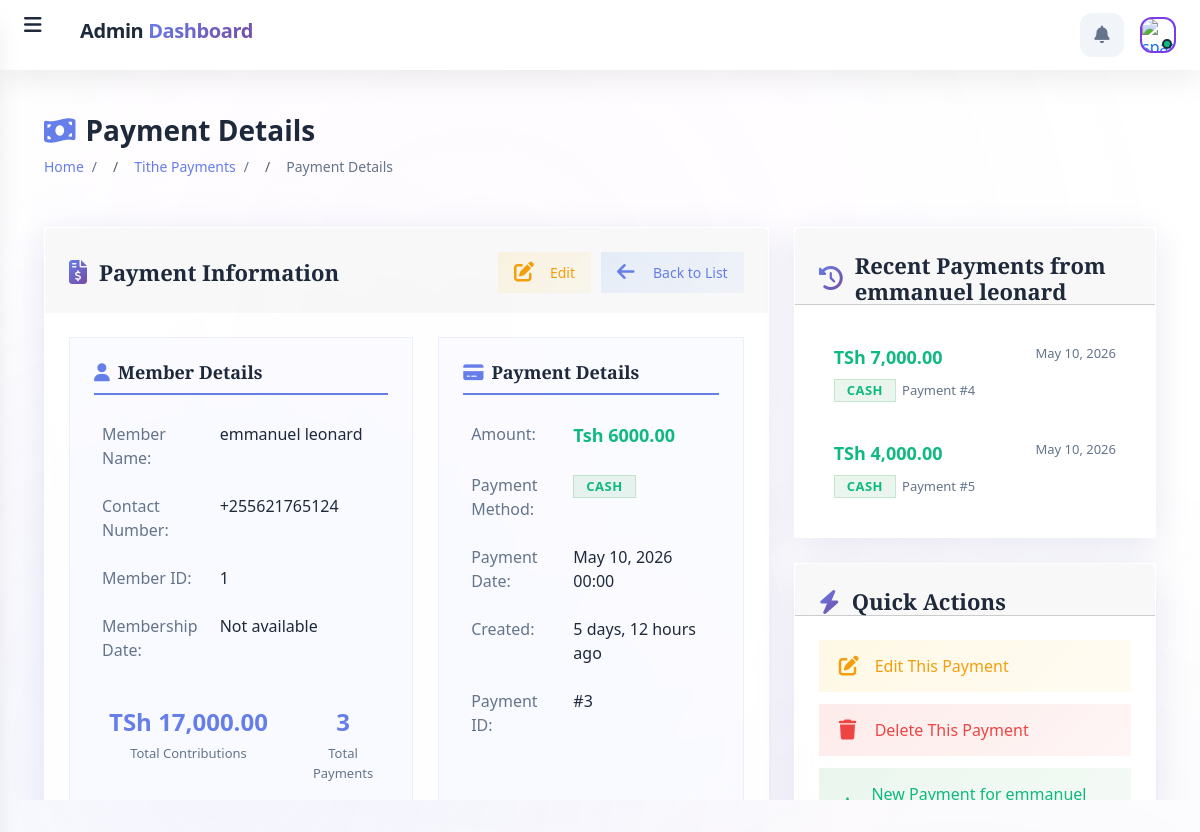
/tithe/3/ (signed in), run on the app's committed database.
### tithe/models.py (models this page shows, shortened)
class TithePayment(models.Model):
    PAYMENT_STATUS_CHOICES = [
        ('cash', 'Cash'),
        ('bank', 'Bank'),
    ]
    sms_sent = models.BooleanField(default=False)
    sms_sent_at = models.DateTimeField(null=True, blank=True)
    sms_message_id = models.CharField(max_length=100, blank=True, null=True)
    sms_failure_count = models.IntegerField(default=0)
    last_sms_error = models.TextField(blank=True, null=True)
    date = models.DateTimeField(default=timezone.now, verbose_name='Invoice Date')
    name = models.ForeignKey(Member, verbose_name="Member", on_delete=models.CASCADE)  # Direct reference
    contact_number = models.CharField(max_length=13, blank=True, null=True)
    amount = models.DecimalField(max_digits=10, decimal_places=2)
    status = models.CharField(
        max_length=50,
        choices=PAYMENT_STATUS_CHOICES,
        default='cash'
    )

### member/models.py (models this page shows, shortened)
class Member(models.Model):
    MEMBERSHIP_CATEGORY_CHOICES = [
        ('elder', 'Elder'),
        ('youth', 'Youth'),
        ('child', 'Child'),
    ]
    name = models.CharField(max_length=255)
    code = models.CharField(max_length=50, help_text="001PT", null=True, blank=True)
    active = models.BooleanField(default=True)
    shepherd = models.ForeignKey(Community, on_delete=models.CASCADE, null=True, blank=True, related_name='members')
    ministry = models.ForeignKey(Ministry, on_delete=models.CASCADE, null=True, blank=True, related_name='members')
    telephone = PhoneNumberField(max_length=255, null=True, blank=True, help_text=' Eg. +255 ')
    location = models.CharField(max_length=255, blank=True, null=True)
    fathers_name = models.CharField(max_length=255, null=True, blank=True)
    mothers_name = models.CharField(max_length=255, null=True, blank=True)
    guardians_name = models.CharField(max_length=255, null=True, blank=True)
    GENDER_CHOICES = [
        ('male', 'Male'),
        ('female', 'Female'),
    ]
    gender = models.CharField(max_length=10, choices=GENDER_CHOICES, null=True, blank=True)
    pays_tithe = models.BooleanField(default=False)
    working = models.BooleanField(default=False)
    schooling = models.BooleanField(default=False)
    picture = models.ImageField(upload_to=upload_image_path, null=True, blank=True)
    transfered = models.BooleanField(default=False)
    transfer_update = models.CharField(max_length=250, null=True, blank=True)
    membership_category = models.CharField(max_length=10, choices=MEMBERSHIP_CATEGORY_CHOICES, null=True, blank=True, help_text="Distinguishes between Elders, Youth, and Children")
    objects = MemberManager()
    def __str__(self):
        return f'{self.name}'
    class Meta:
        ordering = ['name']
        verbose_name_plural = 'Members'

### tithe/views.py (the view)
# urls.py: path('<int:pk>/', views.TithePaymentDetailView.as_view(), name='tithepayment_detail'),
class TithePaymentDetailView(LoginRequiredMixin, DetailView):
    model = TithePayment
    template_name = 'tithepayment/detail.html'
    context_object_name = 'payment'
    def get_context_data(self, **kwargs):
        context = super().get_context_data(**kwargs)
        context['related_payments'] = TithePayment.objects.filter(
            name=self.object.name
        ).exclude(id=self.object.id).order_by('-date')[:10]
        context['member_total_contributions'] = TithePayment.objects.filter(
            name=self.object.name
        ).aggregate(total=Sum('amount'))['total'] or 0
        context['member_payment_count'] = TithePayment.objects.filter(
            name=self.object.name
        ).count()
        context['finance_active'] = True
        context['tithepayment_active_list'] = True
        return context

### templates/tithepayment/detail.html (shortened to what this page needs)
{% extends 'base.html' %}
{% load static %}
{% block content %}
<div class="details-container">
    <div class="page-header">
        <h1 class="page-title">
            <i class="fas fa-money-bill-wave"></i>
            Payment Details
        </h1>
        <nav class="breadcrumb">
            <div class="breadcrumb-item">
                <a href="{% url 'home' %}" class="breadcrumb-link">Home</a>
                <span class="breadcrumb-separator">/</span>
            </div>
            <div class="breadcrumb-item">
                <a href="{% url 'tithepayment:tithepayment_list' %}" class="breadcrumb-link">Tithe Payments</a>
                <span class="breadcrumb-separator">/</span>
            </div>
            <div class="breadcrumb-item active">
                Payment Details
            </div>
        </nav>
    </div>
    <div class="layout-grid">
        <div>
            <div class="card">
                <div class="card-header" style="padding-bottom: 20px; border-bottom: 1px solid var(--divider);">
                    <div style="display: flex; justify-content: space-between; align-items: center;">
                        <h3 class="card-title">
                            <i class="fas fa-file-invoice-dollar"></i>
                            Payment Information
                        </h3>
                        <div style="display: flex; gap: 10px;">
                            <a href="{% url 'tithepayment:tithepayment_update' payment.pk %}"
                               class="action-button action-edit"
                               style="padding: 10px 16px; font-size: 0.875rem;">
                                <i class="fas fa-edit"></i>
                                <span>Edit</span>
                            </a>
                            <a href="{% url 'tithepayment:tithepayment_list' %}"
                               class="action-button action-back"
                               style="padding: 10px 16px; font-size: 0.875rem;">
                                <i class="fas fa-arrow-left"></i>
                                <span>Back to List</span>
                            </a>
                        </div>
                    </div>
                </div>
                <div class="card-body">
                    <div class="details-grid">
                        <div class="detail-section">
                            <h4 class="detail-section-title">
                                <i class="fas fa-user"></i>
                                Member Details
                            </h4>
                            <table class="detail-table">
                                <tbody>
                                    <tr class="detail-row">
                                        <td class="detail-label">Member Name:</td>
                                        <td class="detail-value">{{ payment.name }}</td>
                                    </tr>
                                    <tr class="detail-row">
                                        <td class="detail-label">Contact Number:</td>
                                        <td class="detail-value">{{ payment.contact_number }}</td>
                                    </tr>
                                    <tr class="detail-row">
                                        <td class="detail-label">Member ID:</td>
                                        <td class="detail-value">{{ payment.name.id }}</td>
                                    </tr>
                                    <tr class="detail-row">
                                        <td class="detail-label">Membership Date:</td>
                                        <td class="detail-value">{{ payment.name.created_at|date:"M d, Y"|default:"Not available" }}</td>
                                    </tr>
                                </tbody>
                            </table>
                            <div class="stats-grid">
                                <div class="stat-card">
                                    <div class="stat-value">Tsh {{ member_total_contributions|floatformat:2 }}</div>
                                    <div class="stat-label">Total Contributions</div>
                                </div>
                                <div class="stat-card">
                                    <div class="stat-value">{{ member_payment_count }}</div>
                                    <div class="stat-label">Total Payments</div>
                                </div>
                            </div>
                        </div>
                        <div class="detail-section">
                            <h4 class="detail-section-title">
                                <i class="fas fa-credit-card"></i>
                                Payment Details
                            </h4>
                            <table class="detail-table">
                                <tbody>
                                    <tr class="detail-row">
                                        <td class="detail-label">Amount:</td>
                                        <td class="detail-value">
                                            <strong>Tsh {{ payment.amount }}</strong>
                                        </td>
                                    </tr>
                                    <tr class="detail-row">
                                        <td class="detail-label">Payment Method:</td>
                                        <td class="detail-value">
                                            <span class="badge {% if payment.status == 'cash' %}badge-success{% else %}badge-primary{% endif %}">
                                                {{ payment.get_status_display }}
                                            </span>
                                        </td>
                                    </tr>
                                    <tr class="detail-row">
                                        <td class="detail-label">Payment Date:</td>
                                        <td class="detail-value">{{ payment.date|date:"M d, Y H:i" }}</td>
                                    </tr>
                                    <tr class="detail-row">
                                        <td class="detail-label">Created:</td>
                                        <td class="detail-value">{{ payment.date|timesince }} ago</td>
                                    </tr>
                                    <tr class="detail-row">
                                        <td class="detail-label">Payment ID:</td>
                                        <td class="detail-value">#{{ payment.id }}</td>
                                    </tr>
                                </tbody>
                            </table>
                        </div>
                    </div>
                </div>
            </div>
        </div>
        <div>
            <div class="card" style="margin-bottom: 25px;">
                <div class="card-header">
                    <h4 class="card-title">
                        <i class="fas fa-history"></i>
                        Recent Payments from {{ payment.name }}
                    </h4>
                </div>
                <div class="card-body">
                    {% if related_payments %}
                    <ul class="payments-list">
                        {% for related_payment in related_payments %}
                        <a href="{% url 'tithepayment:tithepayment_detail' related_payment.pk %}"
                           class="payment-item">
                            <div class="payment-header">
                                <div class="payment-amount">Tsh {{ related_payment.amount }}</div>
                                <div class="payment-date">{{ related_payment.date|date:"M d, Y" }}</div>
                            </div>
                            <div class="payment-method">
                                <span class="badge {% if related_payment.status == 'cash' %}badge-success{% else %}badge-primary{% endif %}">
                                    {{ related_payment.get_status_display }}
                                </span>
                                <span style="color: var(--text-secondary);">Payment #{{ related_payment.id }}</span>
                            </div>
                        </a>
                        {% endfor %}
                    </ul>
                    {% else %}
                    <div class="empty-state">
                        <i class="fas fa-file-invoice-dollar"></i>
                        <p>No other payments found for this member.</p>
                    </div>
                    {% endif %}
                </div>
            </div>
            <div class="card">
                <div class="card-header">
                    <h4 class="card-title">
                        <i class="fas fa-bolt"></i>
                        Quick Actions
                    </h4>
                </div>
                <div class="card-body">
                    <div class="quick-actions">
                        <a href="{% url 'tithepayment:tithepayment_update' payment.pk %}"
                           class="action-button action-edit">
                            <i class="fas fa-edit"></i>
                            <span>Edit This Payment</span>
                        </a>
                        <a href="{% url 'tithepayment:tithepayment_delete' payment.pk %}"
                           class="action-button action-delete">
                            <i class="fas fa-trash"></i>
                            <span>Delete This Payment</span>
                        </a>
                        <a href="{% url 'tithepayment:tithepayment_create' %}?member={{ payment.name.id }}"
                           class="action-button action-add">
                            <i class="fas fa-plus"></i>
                            <span>New Payment for {{ payment.name }}</span>
                        </a>
                    </div>
                </div>
            </div>
        </div>
    </div>
</div>
{% endblock %}

### data on the page
TithePayment: name "emmanuel leonard", contact_number "+255621765124", name.id "1", name.created_at "Not available", amount "6000.00", status "CASH", date "May 10, 2026 00:00", date "5 days, 12 hours", id "3", name "emmanuel…"
TithePayment: date "May 10, 2026", status "CASH", id "4"
TithePayment: date "May 10, 2026", status "CASH", id "5"

### other printed values
{{ member_payment_count }} "3"
